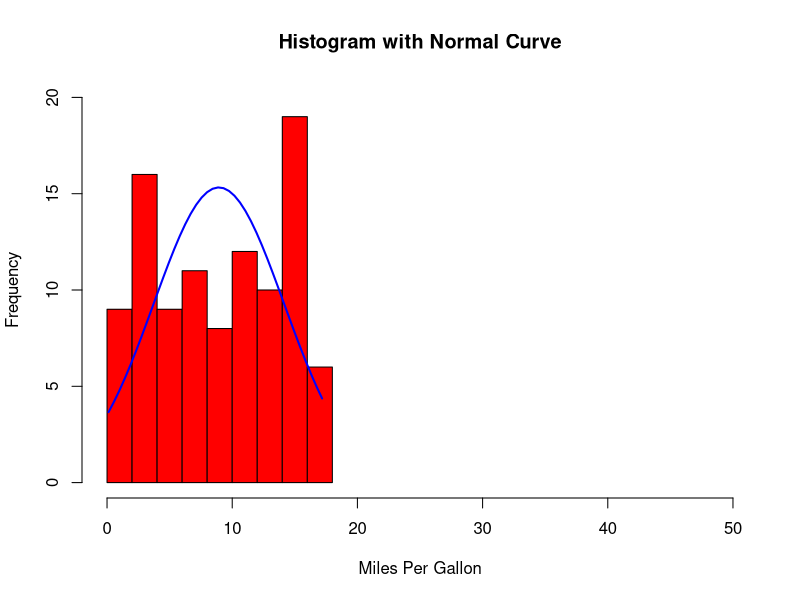

Recreate this plot in R.
x <- runif(100, 0.1, 17.5)

h<-hist(x,
	breaks=10,
	col="red",
	xlim=c(0,50),
	ylim=c(0,20),
	xlab="Miles Per Gallon", 
  	main="Histogram with Normal Curve"
) 

# The following lines make a normal curve.
xfit<-seq(min(x),max(x),length=40) 
yfit<-dnorm(xfit,mean=mean(x),sd=sd(x)) 
yfit <- yfit*diff(h$mids[1:2])*length(x) 
lines(xfit, yfit, col="blue", lwd=2)
